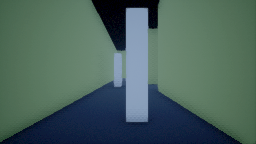
#> input picture TASK6-AI-INDOOR-OBSTACLE-AVOIDANCE/indoor.jpg.png, 256 x 144 px, found by its file name
$ jupyter execute SMS06.ipynb   (shell and % lines are left out)
#> lines starting #> are read from the running program, lines starting #| are printed output that depends on the picture
[cell 1]
import cv2
import numpy as np
import matplotlib.pyplot as plt

[cell 2]
image = cv2.imread(r'C:\Users\bvrsc\Documents\indoor.jpg.png')
#> image is the input picture: shape (144, 256, 3); mean B, G, R 93.6, 99.8, 75.1

image = cv2.cvtColor(image, cv2.COLOR_BGR2RGB)

plt.imshow(image)
plt.title("Indoor Obstacle Environment")
plt.show()

[cell 3]
gray = cv2.cvtColor(image, cv2.COLOR_RGB2GRAY)
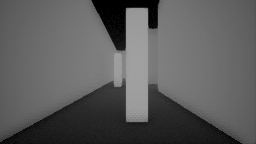
#> gray: shape (144, 256); min 0, max 160, mean 91.8

edges = cv2.Canny(gray, 100, 200)
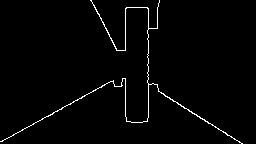
#> edges: shape (144, 256); 1.8% white in thin lines or dots

plt.imshow(edges, cmap='gray')
plt.title("Obstacle Detection")
plt.show()

[cell 4]
plt.figure(figsize=(10,5))

plt.subplot(1,2,1)
plt.imshow(image)
plt.title("Original Indoor Environment")

plt.subplot(1,2,2)
plt.imshow(edges, cmap='gray')
plt.title("Detected Obstacles")

plt.show()
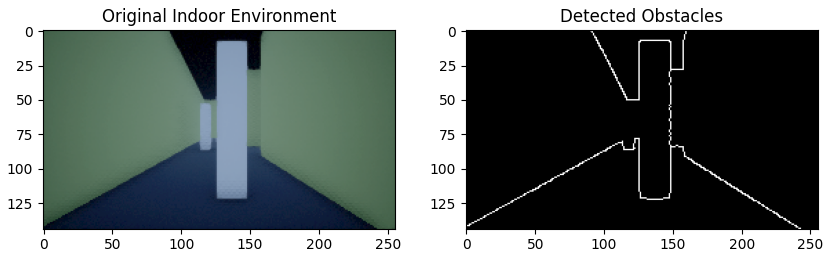
#> figure drawn by matplotlib, 2 panels
